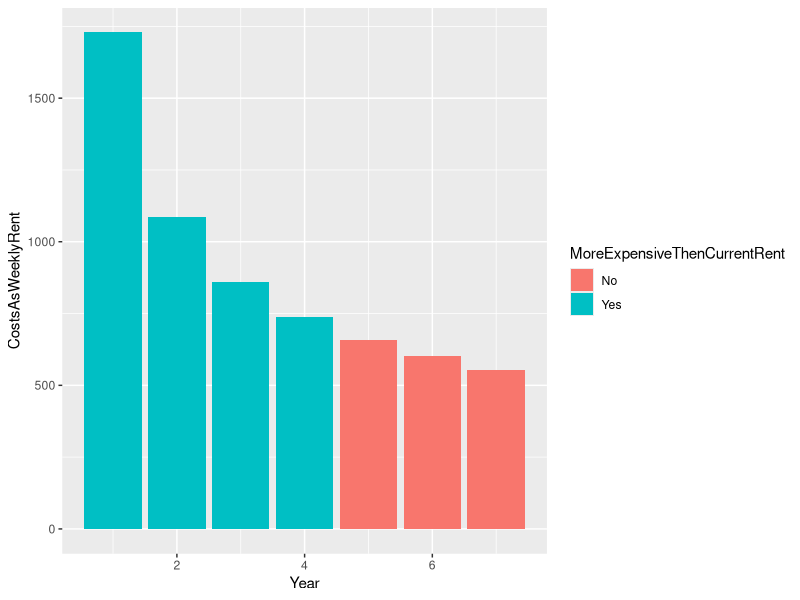

This figure's R source: (Note: a time limit stopped this script after it produced the figure.)
## ---- chunk 1
library(dplyr)
library(ggplot2)
library(scales)
library(tidyr)
## ---- chunk 2
Transaction_Cost <- function(price) {
  MortgageRegistration <- 178.20
  LandTransferFee <- 178.20
  
  if (price > 85000 & price < 120000){
    LandTransferFee <- 188.2
  }else{
    LandTransferFee <- 188.2 + floor(price / 100000)*20
  }
  
  StampDuty <- 0
  
  if (price > 430000 & price < 530000) {
    StampDuty = 19.19 * (price-430000)/100
  } else if (price >= 530000 & price < 750000) {
    StampDuty = 11115 + 4.75*(price-360000)/100 
  } else if (price >= 750000) {
    StampDuty = 28453 + 5.15*(price-725000)/100
  }
  
  tax = MortgageRegistration + LandTransferFee + StampDuty
  
  return(tax)
}

TrueDeposit <- function(price,deposit){
  return (deposit - Transaction_Cost(price))
}

LoanValueRatio <- function(price,deposit){
  return((price-TrueDeposit(price,deposit))/price)
}

LenderMortgageInsurance <- function(price,deposit){
  lvr <- round(LoanValueRatio(price,deposit),digits = 2)
  LMI_rate <- 0
  rates <- read.csv('LMI_RATES.csv')
  wa_stamp_duty <- 0.1
  GST <- 0.1
  
  if(lvr > 0.8) {
    LMI_rate <- case_when(
      price <= 300000 ~ rates %>% filter(LVR == lvr) %>% select(X0) %>% pull(),
      price > 300000 & price <= 500000 ~ rates %>% filter(LVR == lvr) %>% select(X300000) %>% pull(),
      price > 500000 & price <= 600000 ~ rates %>% filter(LVR == lvr) %>% select(X500000) %>% pull(),
      price > 600000 & price <= 750000 ~ rates %>% filter(LVR == lvr) %>% select(X600000) %>% pull(),
      TRUE ~ rates %>% filter(LVR == lvr) %>% select(X750000) %>% pull()
    )
  }
  LMI <- price*LMI_rate
  LMI_Net <- LMI + LMI*wa_stamp_duty
  LMI_FINAL <- LMI_Net + LMI_Net*GST
  return(LMI_FINAL)
}

TrueMortgageValue <- function(price,deposit){
  return(price - TrueDeposit(price,deposit) + LenderMortgageInsurance(price,deposit))
}

TotalInterests <- function(value,rate,term){
  return(value*rate*(term/12))
}

MinMonthlyRepayment <- function(value,rate,term){
  return((value + TotalInterests(value,rate,term))/term)
}

PrincipalMonthlyRepayment <-  function(value,term){
  return(value/term)
}

InterestMonthlyRepayment <- function(value,rate,term){
  return(MinMonthlyRepayment(value,rate,term)-PrincipalMonthlyRepayment(value,term))
}

MortgageCost <- function(value,rate,Max_Monthly_Repayment,term){
  Costs <- data.frame(0,0,value)
  names(Costs)<-c("Date","Cost","Principal")
  mortgage <- value
  timeleft <- term*12
  time <- 0
  cost <- 0
  while (mortgage > 0){
    if(Max_Monthly_Repayment < MinMonthlyRepayment(mortgage,rate,timeleft)) stop('Monthly Repayments do not meet minimum requierements')
    mortgage <- mortgage - (Max_Monthly_Repayment - InterestMonthlyRepayment(mortgage,rate,timeleft))
    cost <- InterestMonthlyRepayment(mortgage,rate,timeleft)
    timeleft <-  timeleft - 1
    time <- time +1
    monthly_cost <- data.frame(time,cost,mortgage)
    names(monthly_cost)<-c("Date","Cost","Principal")
    Costs <- rbind(Costs,monthly_cost)
  }
  return(Costs)
}

Depreciation <- function(value,rate){
  return(value*rate)
}

Maintenance <- function(value,rate,time){
  return(value*rate*time)
}

SalesAgentCost <- function(value){
  return(value * 0.03)
}

MaximumHousePrice <- function(Deposit,Rate,Max_Monthly_Repayment,Term){
  housePrice <- 0
  while (Max_Monthly_Repayment > MinMonthlyRepayment(TrueMortgageValue(housePrice,Deposit),Rate,Term*12)){housePrice <- housePrice + 1000}
  return(housePrice - 1000)
 }

MinYearsOfOwnership <- function(House_Price,Deposit,Rate,Max_Monthly_Repayment,Term,HousePriceVariation,MaintenanceRate,Fixed_Yearly_Rates){
  myMortgage <- MortgageCost(TrueMortgageValue(House_Price,Deposit),Rate,Max_Monthly_Repayment,Term)
  MaxOwnershipTime <- max(myMortgage$Date)/12
  OwnershipTime <- 1
  WeeklyCost <- data.frame(0,0,'Yes')
  names(WeeklyCost)<-c("Year","CostsAsWeeklyRent","MoreExpensiveThenCurrentRent")
  
  while (OwnershipTime <= MaxOwnershipTime){
    myMortgage_short <- myMortgage %>% filter(Date < OwnershipTime*12)
    Total_Cost <- sum(myMortgage_short$Cost) +
                  Transaction_Cost(House_Price) +
                  Depreciation(House_Price,HousePriceVariation) + 
                  Maintenance(House_Price,MaintenanceRate,OwnershipTime) +
                  SalesAgentCost(House_Price - Depreciation(House_Price,HousePriceVariation)) +
                  Fixed_Yearly_Rates*OwnershipTime
                  
    CostsAsWeeklyRent <-  Total_Cost/(OwnershipTime*12*4)
    
    MoreExpensive <- if(CostsAsWeeklyRent<Current_Rent) 'No' else 'Yes' 
    
    weekly_cost <- data.frame(OwnershipTime,CostsAsWeeklyRent,MoreExpensive)
    names(weekly_cost)<-c("Year","CostsAsWeeklyRent","MoreExpensiveThenCurrentRent")
    
    WeeklyCost <- rbind(WeeklyCost,weekly_cost)
    
    OwnershipTime = OwnershipTime + 1
    
  }
  
  if(nrow(WeeklyCost %>% filter(MoreExpensiveThenCurrentRent == 'No')) >1) {
    MinOwnership <- WeeklyCost %>% filter(MoreExpensiveThenCurrentRent == 'No') %>% select(Year) %>% min()
  }  else if (nrow(WeeklyCost) >1) {
    MinOwnership <- NA
  } else {MinOwnership <-  0}
  
  return(MinOwnership)
}

MinYearsOfOwnership_data <- function(House_Price,Deposit,Rate,Max_Monthly_Repayment,Term,HousePriceVariation,MaintenanceRate,Fixed_Yearly_Rates){
  myMortgage <- MortgageCost(TrueMortgageValue(House_Price,Deposit),Rate,Max_Monthly_Repayment,Term)
  MaxOwnershipTime <- max(myMortgage$Date)/12
  OwnershipTime <- 1
  WeeklyCost <- data.frame(0,0,'Yes')
  names(WeeklyCost)<-c("Year","CostsAsWeeklyRent","MoreExpensiveThenCurrentRent")
  
  while (OwnershipTime <= MaxOwnershipTime){
    myMortgage_short <- myMortgage %>% filter(Date < OwnershipTime*12)
    Total_Cost <- sum(myMortgage_short$Cost) +
                  Transaction_Cost(House_Price) +
                  Depreciation(House_Price,HousePriceVariation) + 
                  Maintenance(House_Price,MaintenanceRate,OwnershipTime) +
                  SalesAgentCost(House_Price - Depreciation(House_Price,HousePriceVariation)) +
                  Fixed_Yearly_Rates*OwnershipTime
                  
    CostsAsWeeklyRent <-  Total_Cost/(OwnershipTime*12*4)
    
    MoreExpensive <- if(CostsAsWeeklyRent<Current_Rent) 'No' else 'Yes' 
    
    weekly_cost <- data.frame(OwnershipTime,CostsAsWeeklyRent,MoreExpensive)
    names(weekly_cost)<-c("Year","CostsAsWeeklyRent","MoreExpensiveThenCurrentRent")
    
    WeeklyCost <- rbind(WeeklyCost,weekly_cost)
    
    OwnershipTime = OwnershipTime + 1
    
  }
  
  if(nrow(WeeklyCost %>% filter(MoreExpensiveThenCurrentRent == 'No')) >1) {
    MinOwnership <- WeeklyCost %>% filter(MoreExpensiveThenCurrentRent == 'No') %>% select(Year) %>% min()
  }  else if (nrow(WeeklyCost) >1) {
    MinOwnership <- NA
  } else {MinOwnership <-  0}
  
  return(WeeklyCost)
}

MinYearsOfOwnerships <- function(Deposit,Rate,Max_Monthly_Repayment,Term,HousePriceVariation,MaintenanceRate,Fixed_Yearly_Rates){
  OwnershipCutOffs <- data.frame(0,0)
  names(OwnershipCutOffs)<-c("HousePrice","MinimumYearsOfOwnership")
  House_Price_Max <- MaximumHousePrice(Deposit,Rate,Max_Monthly_Repayment,Term)
    
  for (House_Price in seq(0,House_Price_Max,10000)) {
    MinOwnership <- MinYearsOfOwnership(House_Price,Deposit,Rate,Max_Monthly_Repayment,Term,HousePriceVariation,MaintenanceRate,Fixed_Yearly_Rates)
    ownershipcutoff <- data.frame(House_Price,MinOwnership)
    names(ownershipcutoff)<-c("HousePrice","MinimumYearsOfOwnership")
    OwnershipCutOffs <- rbind(OwnershipCutOffs,ownershipcutoff)
  }
  return (OwnershipCutOffs)
}

## ---- chunk 3
Current_Rent <- 680

Deposit <- 135000

Max_Monthly_Repayment <- 4000

Rate <- 0.04

Term <- 30

Council_Rate <- 2000

Water_Rate <- 2000

Strata <- 2000

HousePriceVariation <- 0.1

MaintenanceRate <- 0.01

Fixed_Yearly_Rates <- Council_Rate + Water_Rate + Strata

## ---- chunk 4
PropertyPrice <- 450000

WeeklyCost <- MinYearsOfOwnership_data(PropertyPrice,Deposit,Rate,Max_Monthly_Repayment,Term,HousePriceVariation,MaintenanceRate,Fixed_Yearly_Rates)

ggplot(WeeklyCost %>% filter(Year > 0),aes(Year,CostsAsWeeklyRent,fill = MoreExpensiveThenCurrentRent)) + geom_col()
## ---- chunk 5
OwnershipCutOffs <- data.frame(NA,NA,NA)
names(OwnershipCutOffs)<-c("HousePrice","MinimumYearsOfOwnership","MonthlyRepayment")

for (monthly_repayment in seq(3000,7000,250)){
  ownershipcutoffs <- MinYearsOfOwnerships(Deposit,Rate,monthly_repayment,Term,HousePriceVariation,MaintenanceRate,Fixed_Yearly_Rates)
  ownershipcutoffs$MonthlyRepayment <- monthly_repayment
  OwnershipCutOffs <- rbind(OwnershipCutOffs,ownershipcutoffs)
  OwnershipCutOffs <- OwnershipCutOffs %>% drop_na()
}

OwnershipCutOffs$MonthlyRepayment <- as.factor(OwnershipCutOffs$MonthlyRepayment)

ggplot(OwnershipCutOffs,aes(HousePrice,MinimumYearsOfOwnership, color = MonthlyRepayment)) +
    geom_line() +
    scale_color_viridis_d() +
    theme_minimal() +
    theme(axis.text.x = element_text(angle = 90, vjust = 0.5, hjust=1)) +
    ggtitle('Minimum years of property ownership to beat current rental costs') +
    xlab('House Price') +
    ylab('Years') +
    scale_x_continuous(breaks = breaks_width(50000),labels=label_comma())+
    scale_y_continuous(breaks = breaks_width(1))
## ---- chunk 6
OwnershipCutOffs <- data.frame(NA,NA,NA)
names(OwnershipCutOffs)<-c("HousePrice","MinimumYearsOfOwnership","Rate")

for (rate in seq(0.02,0.04,0.002)){
  ownershipcutoffs <- MinYearsOfOwnerships(Deposit,rate,Max_Monthly_Repayment,Term,HousePriceVariation,MaintenanceRate,Fixed_Yearly_Rates)
  ownershipcutoffs$Rate <- rate
  OwnershipCutOffs <- rbind(OwnershipCutOffs,ownershipcutoffs)
  OwnershipCutOffs <- OwnershipCutOffs %>% drop_na()
}

OwnershipCutOffs$Rate <- as.factor(OwnershipCutOffs$Rate)

ggplot(OwnershipCutOffs,aes(HousePrice,MinimumYearsOfOwnership, color = Rate)) +
    geom_line() +
    scale_color_viridis_d() +
    theme_minimal() +
    theme(axis.text.x = element_text(angle = 90, vjust = 0.5, hjust=1)) +
    ggtitle('Minimum years of property ownership to beat current rental costs') +
    xlab('House Price') +
    ylab('Years') +
    scale_x_continuous(breaks = breaks_width(50000),labels=label_comma())+
    scale_y_continuous(breaks = breaks_width(1))
